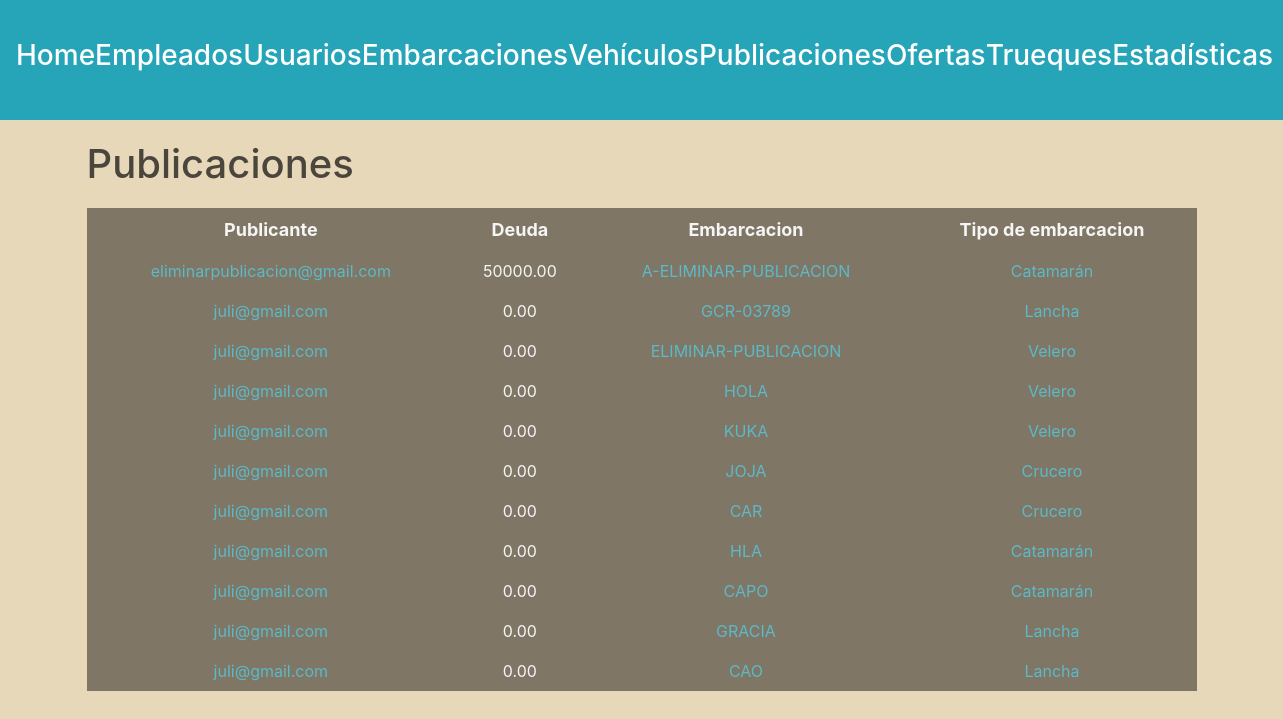
Page /administracion/publicaciones/ (signed in) on the earlier database version.
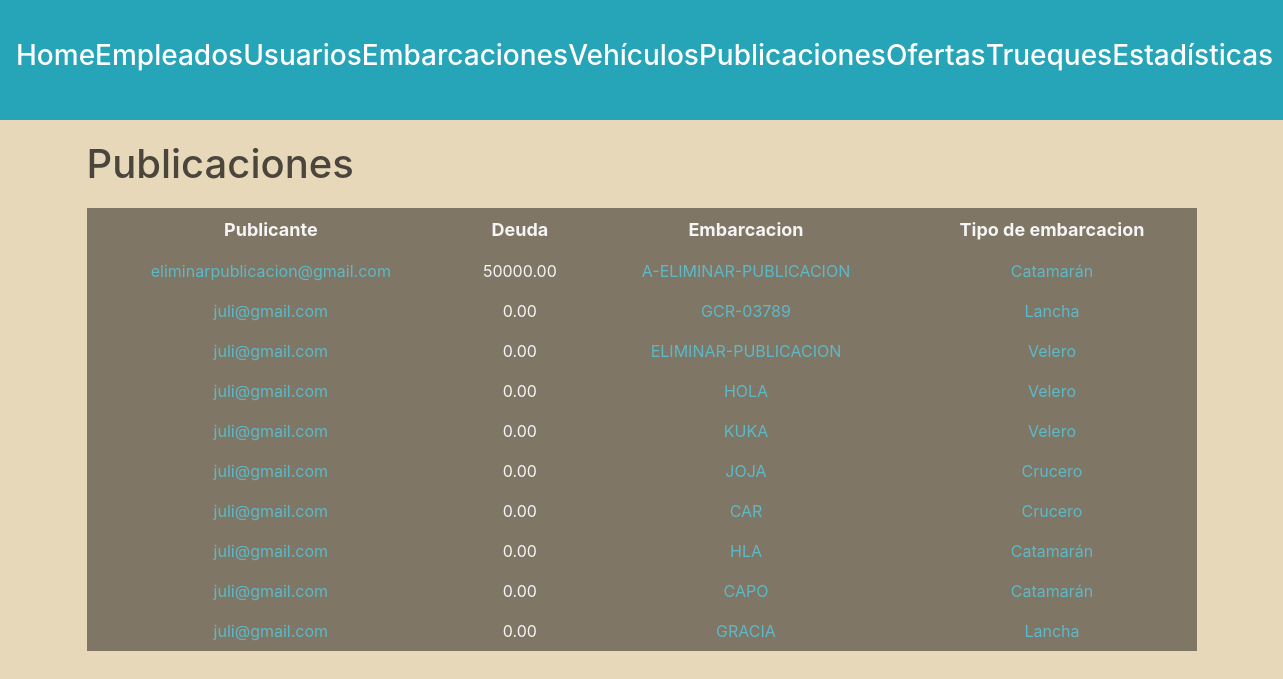
Same page on the later database version.
### publicaciones/models.py (models this page shows)
class Publicacion(models.Model):
    monto = models.DecimalField(max_digits=15, decimal_places=2, default=0)
    autor = models.ForeignKey(Usuario, on_delete=models.SET_NULL, null=True)
    embarcacion = models.OneToOneField(Embarcacion, on_delete=models.SET_NULL, null=True)
    descripcion = models.CharField(max_length=250)
    oculta = models.BooleanField(default=False)

### usuarios/models.py (models this page shows, shortened)
class Usuario(AbstractBaseUser, PermissionsMixin):
    nombre = models.CharField(max_length=50)
    apellido = models.CharField(max_length=50)
    fecha_nacimiento = models.DateField()
    telefono = models.CharField(max_length=13)
    mail = models.EmailField(max_length=50, unique=True)
    password = models.CharField(max_length=128)
    is_staff= models.BooleanField(default=False)
    is_blocked= models.BooleanField(default=False)
    USERNAME_FIELD = 'mail'
    REQUIRED_FIELDS = ['nombre', 'apellido', 'fecha_nacimiento', 'telefono']

### embarcaciones/models.py (models this page shows)
class Embarcacion(models.Model):
    matricula = models.CharField(max_length=100, unique=True)
    modelo = models.CharField(max_length=100)
    tipo = models.ForeignKey(TipoEmbarcacion, on_delete=models.SET_NULL, null=True)
    m_eslora = models.DecimalField(max_digits=5, decimal_places=2)
    m_manga = models.DecimalField(max_digits=5, decimal_places=2)
    m_calado = models.DecimalField(max_digits=5, decimal_places=2)
    motor = models.BooleanField(default=False)
    deuda = models.DecimalField(max_digits=10, decimal_places=2, default=0)
    sede = models.ForeignKey(Sede, on_delete=models.SET_NULL, null=True)
    dueño = models.ForeignKey(Usuario, on_delete=models.CASCADE)

class TipoEmbarcacion(models.Model):
    clase= models.CharField(max_length=50, unique=True)

### administrador/views.py (the view)
# urls.py: path('administracion/publicaciones/', views.listar_publicaciones, name='lista publicaciones'),
@login_required(login_url=reverse_lazy('home'))
def listar_publicaciones(request):
    user = request.user
    if not user.is_superuser:
        return redirect('home')
    publicaciones = Publicacion.objects.exclude(oculta = True)
    return render(request, 'posts.html', {'publicaciones': publicaciones})

### autenticacion/backend.py (called while the page is built)
    def get_user(self, user_id):
        UserModel = get_user_model()
        try:
            return UserModel.objects.get(pk=user_id)
        except UserModel.DoesNotExist:
            return None

### administrador/templates/posts.html (shortened to what this page needs)
{% extends 'layouts/navbar.html' %}
{% block content %}
<div class="header">
    <h1>Publicaciones</h1>
</div>
{% if publicaciones %}
    <table>
        <thead>
            <tr>
                <th>Publicante</th>
                <th>Deuda</th>
                <th>Embarcacion</th>
                <th>Tipo de embarcacion</th>
            </tr>
        </thead>
        <tbody>
            {% for publicacion in publicaciones %}
                <tr>
                    <td>
                        <a href="{% url 'ver perfil' publicacion.autor.id %}">{{ publicacion.autor.mail }}</a>
                    </td>
                    <td>{{ publicacion.monto }}</td>
                    <td>
                        <a href="{% url 'ver detalle embarcacion' publicacion.embarcacion_id 0%}">{{ publicacion.embarcacion.matricula }}</a>
                    </td>
                    <td>
                        <a href="{% url 'ver detalle publicacion' publicacion.id 0 %}">{{ publicacion.embarcacion.tipo.clase }}</a>
                    </td>
                </tr>
            {% endfor %}
        </tbody>
    </table>
{% else %}
    <h3>No existen publicaciones en la plataforma.</h3>
{% endif %}
{% endblock %}

Differences in the rows shown:
removed Publicacion: autor.mail "juli@gmail.com", monto "0.00", embarcacion.matricula "CAO", embarcacion.tipo.clase "Lancha"
